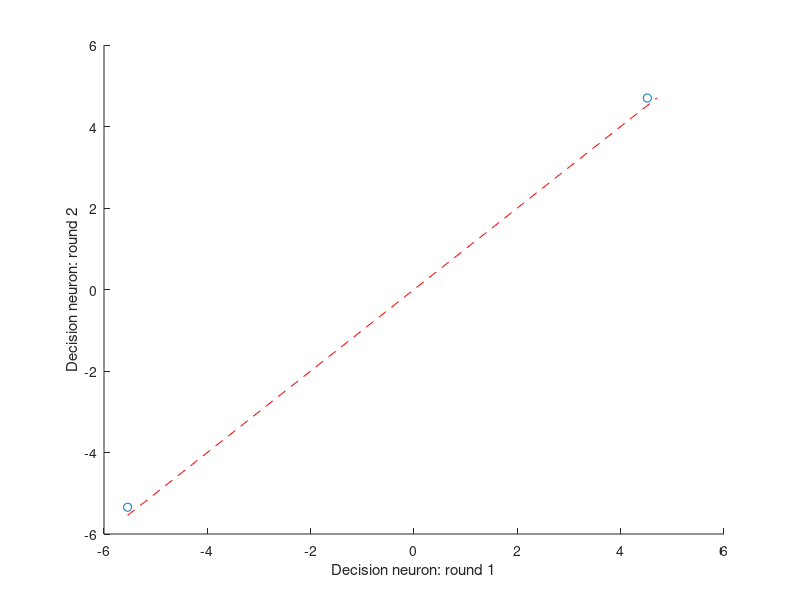
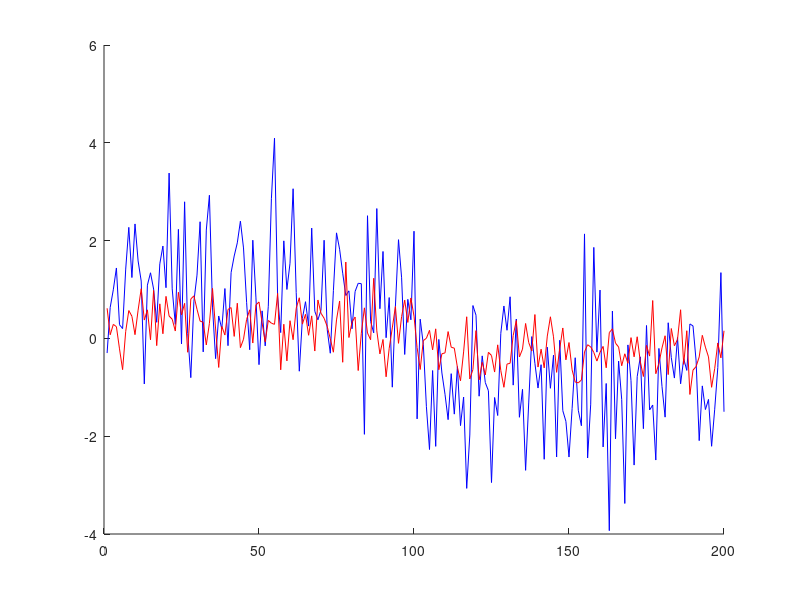
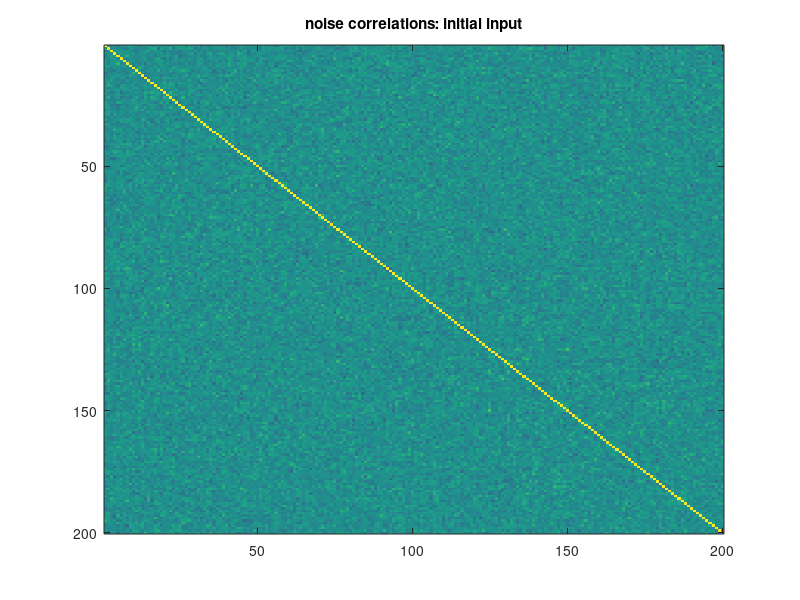
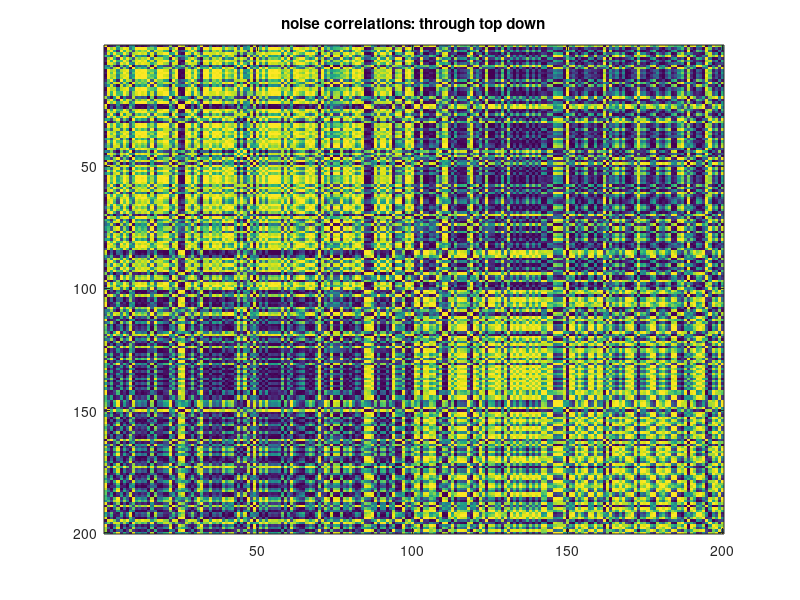

Write the MATLAB code that produced these figures, in order.

%% Set things up:

% create covariance matrix, mu, and weight matrix:
covMat=eye(200);
Mu=[ones(100,1);-ones(100,1)];

weightScale=1;

% Create a weight matrix 
%wtMatrix=[[ones(100,1);-ones(100,1)]   [-ones(100,1);ones(100,1)]]; % ideal weight matrix
%wtMatrix=normrnd(0, 1, 200, 2); % random weight matrix. 

wtMatrix=[[ones(100,1);-ones(100,1)]   [-ones(100,1);ones(100,1)]] + normrnd(0, 2, 200, 2); 




wtDiff=wtMatrix(:,1)-wtMatrix(:,2);
wtDiffNorm=wtDiff./norm(wtDiff);


% Normalize weight matrix:
normWtMatrix=wtMatrix./norm(wtMatrix);


% normWtMatrix(:,1)=wtMatrix(:,1)./(sum(wtMatrix(:,1).^2 ).^0.5)
% normWtMatrix(:,2)=wtMatrix(:,2)./(sum(wtMatrix(:,2).^2 ).^0.5)



% initialize decision neuron
decNeuronOutput=zeros(2,1)';

%% Create signal and take one pass through loop:

% Loop through timesteps within a single trial
FR=mvnrnd(Mu,covMat)+decNeuronOutput*normWtMatrix'; % pass back decision activity to input units
% compute activation of downstream neuron(s):
decNeuronOutput=FR*normWtMatrix;
  

%% take a second pass through the loop -- but now don't add signal
%  The idea is that we should get back the same decision neuron activity we
%  put in... 


FR2 =   decNeuronOutput*normWtMatrix';
decNeuronOutput2=FR2*normWtMatrix;



%% Plot initial versus end:

figure
hold on
minMax=[min([decNeuronOutput, decNeuronOutput2]), max([decNeuronOutput, decNeuronOutput2])];
plot(decNeuronOutput, decNeuronOutput2, 'o')
plot(minMax, minMax, '--r')

ylabel('Decision neuron: round 2')
xlabel('Decision neuron: round 1')


figure
hold on
plot(FR, 'b')
plot(FR2, 'r')




%% can simulation above create noise correlations? 
% Lets loop through trials and find out. 

%% Set things up:

% create covariance matrix, mu, and weight matrix:
covMat=eye(200);
Mu=[ones(100,1);-ones(100,1)];

zeroCoherenceMu=zeros(length(Mu), 1); % mean firing for "zero coherence" trials.


% Create a weight matrix 
%wtMatrix=[[ones(100,1);-ones(100,1)]   [-ones(100,1);ones(100,1)]]; % ideal weight matrix
%wtMatrix=normrnd(0, 1, 200, 2); % random weight matrix. 

% lets make a weight matrix that contains some signal info and some noise:
wtMatrix=[[ones(100,1);-ones(100,1)]   [-ones(100,1);ones(100,1)]] + normrnd(0, 2, 200, 2); 

% Normalize weight matrix:
normWtMatrix=wtMatrix./norm(wtMatrix);


% normWtMatrix(:,1)=wtMatrix(:,1)./(sum(wtMatrix(:,1).^2 ).^0.5)
% normWtMatrix(:,2)=wtMatrix(:,2)./(sum(wtMatrix(:,2).^2 ).^0.5)



%%
% loop through 100 zero coherence trials and see whether noise correlations
% emerge:
for i = 1:100


% initialize decision neuron
decNeuronOutput=zeros(2,1)';

% Create signal and take one pass through loop:

% Loop through timesteps within a single trial -- now only zero coherence
% trials -- so there is no signal difference across units or trials:
FR=mvnrnd(zeroCoherenceMu,covMat)+decNeuronOutput*normWtMatrix'; % pass back decision activity to input units
% compute activation of downstream neuron(s):
decNeuronOutput=FR*normWtMatrix;
  

%% take a second pass through the loop -- but now don't add signal
%  The idea is that we should get back the same decision neuron activity we
%  put in... 

FR2 = decNeuronOutput*normWtMatrix';
decNeuronOutput2=FR2*normWtMatrix;


store_FR1(i,:)=FR;
store_FR2(i,:)=FR2;
end

figure 
imagesc(corr(store_FR1), [-1, 1])
title('noise correlations: initial input')


figure 
imagesc(corr(store_FR2), [-1, 1])
title('noise correlations: through top down')


